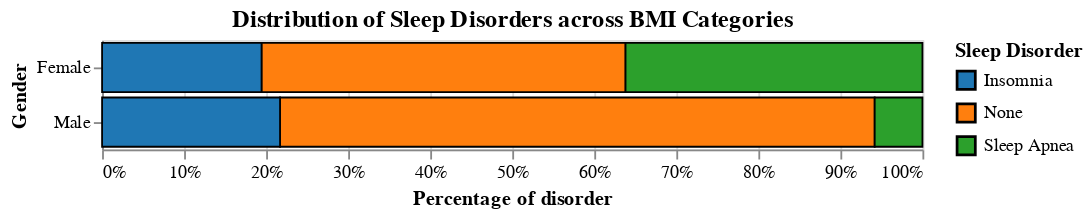

The notebook cell this image was saved under:
### Markdown cell above
### Task 3: Stacked Bar Chart
#### Characterize Distribution: How is the distribution of Sleep Disorders across different Genders and BMI Categories?

### Code cell
# Create a dropdown for BMI categories
bmi_dropdown = alt.binding_select(options=['Normal', 'Overweight', 'Obese'])
bmi_selection = alt.selection_point(fields=['BMI Category'], bind=bmi_dropdown, name='Stacked_Bar_Chart')


stacked_bar_chart_dropdown = alt.Chart(health_lifestyle).mark_bar(stroke='black').encode(
    alt.X('count()', stack='normalize', axis=alt.Axis(title='Percentage of disorder')),
    alt.Y('Gender:N', axis=alt.Axis(title='Gender')),
    color=alt.Color('Sleep Disorder:N', scale=alt.Scale(scheme='category10'), title='Sleep Disorder'),
    tooltip = ['count()', 'Sleep Disorder:N']
).add_params(
    bmi_selection
).transform_filter(
    bmi_selection
).properties(
    width=450,
    height=60,
    title='Distribution of Sleep Disorders across BMI Categories'
)

stacked_bar_chart_dropdown

### Figure 1 — Vega-Lite specification as saved in the notebook (floating-point values rounded to 4 significant figures; data arrays with more than 128 entries replaced by an {"elided": "..."} marker saying what was removed)
{"config": {"view": {"continuousWidth": 300, "continuousHeight": 300}}, "data": {"name": "data-6069ce3e3b51bd513d2f25aae51e0fc7"}, "mark": {"type": "bar", "stroke": "black"}, "encoding": {"color": {"field": "Sleep Disorder", "scale": {"scheme": "category10"}, "title": "Sleep Disorder", "type": "nominal"}, "tooltip": [{"aggregate": "count", "type": "quantitative"}, {"field": "Sleep Disorder", "type": "nominal"}], "x": {"aggregate": "count", "axis": {"title": "Percentage of disorder"}, "stack": "normalize", "type": "quantitative"}, "y": {"axis": {"title": "Gender"}, "field": "Gender", "type": "nominal"}}, "height": 60, "params": [{"name": "Stacked_Bar_Chart", "select": {"type": "point", "fields": ["BMI Category"]}, "bind": {"input": "select", "options": ["Normal", "Overweight", "Obese"]}}], "title": "Distribution of Sleep Disorders across BMI Categories", "transform": [{"filter": {"param": "Stacked_Bar_Chart"}}], "width": 450, "$schema": "https://vega.github.io/schema/vega-lite/v5.8.0.json", "datasets": {"data-6069ce3e3b51bd513d2f25aae51e0fc7": {"elided": "374 records"}}}
